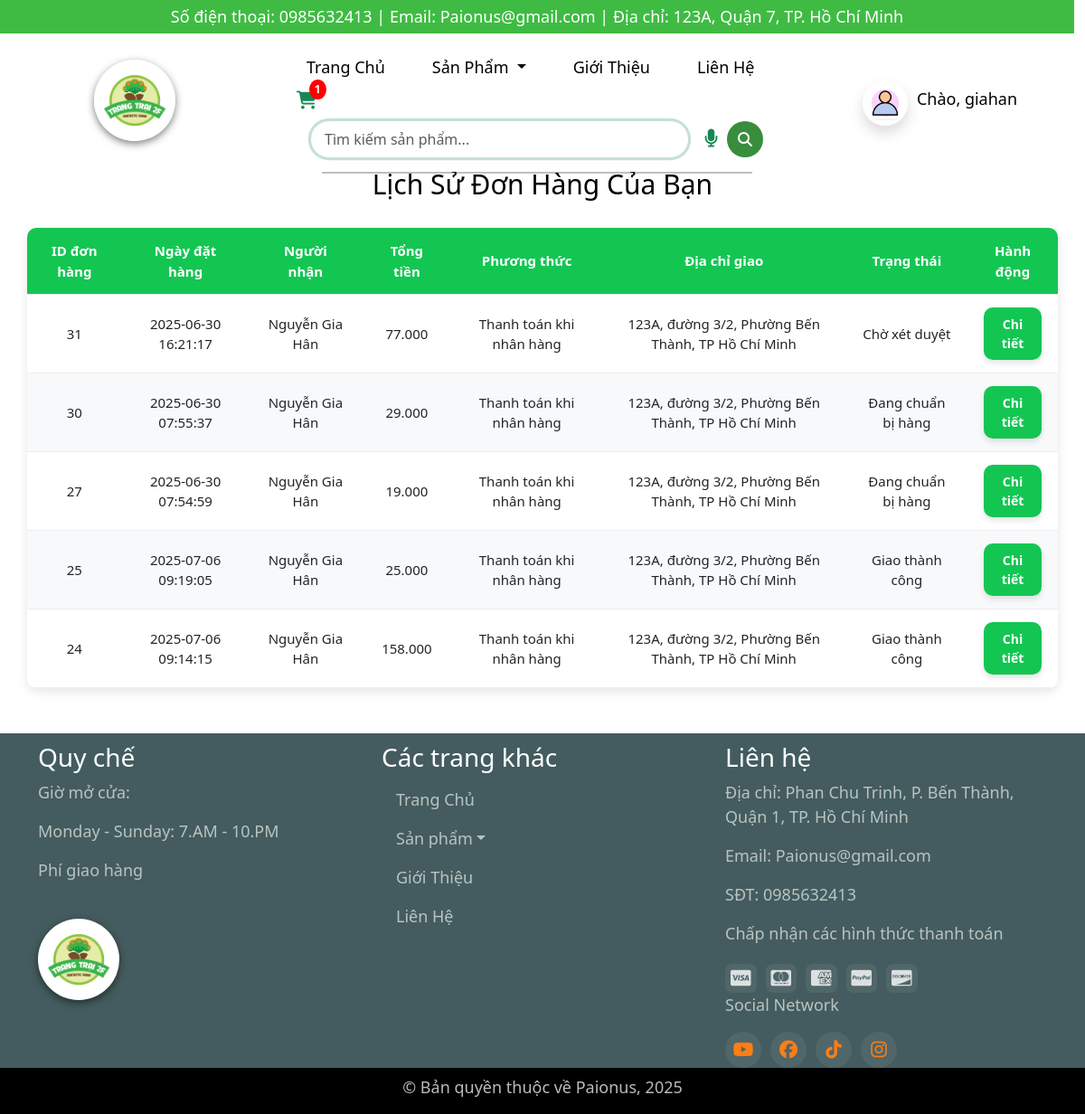
Screenshot of /index.php?act=lichsu-order (signed in) with the database file from the repository.
### tables this page shows
CREATE TABLE `don_hang` (
  `DH_MADH` int(11) NOT NULL,
  `NV_ID` int(11) DEFAULT NULL,
  `GH_ID` int(11) NOT NULL,
  `KH_ID` int(11) NOT NULL,
  `PTTT_ID` int(11) NOT NULL,
  `DH_TENNGUOINHAN` varchar(50) NOT NULL,
  `DH_SDT` varchar(15) NOT NULL,
  `DH_DIACHINHAN` varchar(100) NOT NULL,
  `DH_TONGTIEN` decimal(10,3) NOT NULL,
  `DH_NGAYDAT` timestamp NOT NULL DEFAULT current_timestamp() ON UPDATE current_timestamp(),
  `DH_TRANGTHAI` varchar(30) DEFAULT NULL,
  `DH_DIEMDADUNG` float DEFAULT 0,
  `DH_DIEMCONG` float DEFAULT 0,
  `DH_PHIGIAO` decimal(10,0) DEFAULT 0,
  `DH_TICHDIEM` int(11) DEFAULT 0,
  `P_ID` int(11) DEFAULT NULL
);

CREATE TABLE `phuongthuc_thanhtoan` (
  `PTTT_ID` int(11) NOT NULL,
  `PTTT_TENPT` varchar(30) NOT NULL
);

### model/user.php (called while the page is built, shortened)
<?php
function get_customer_order_history($idcustomer) {
    $conn = ketnoidb();
    $sql = "SELECT d.*, pt.PTTT_TENPT, tt.TT_TENTT
            FROM don_hang d
            INNER JOIN phuongthuc_thanhtoan pt ON d.PTTT_ID = pt.PTTT_ID
            INNER JOIN (
                SELECT ls1.*
                FROM lich_su_don_hang ls1
                INNER JOIN (
                    SELECT DH_MADH, MAX(LSDH_THOIDIEM) AS max_time
                    FROM lich_su_don_hang
                    GROUP BY DH_MADH
                ) ls2 ON ls1.DH_MADH = ls2.DH_MADH AND ls1.LSDH_THOIDIEM = ls2.max_time
            ) ls ON d.DH_MADH = ls.DH_MADH
            INNER JOIN trang_thai tt ON tt.TT_MATT = ls.TT_MATT
            WHERE d.KH_ID = :idcustomer
            ORDER BY d.DH_MADH DESC";
    $stmt = $conn->prepare($sql);
    $stmt->bindParam(':idcustomer', $idcustomer, PDO::PARAM_INT);
    $stmt->execute();
    $stmt->setFetchMode(PDO::FETCH_ASSOC);
    return $stmt->fetchAll();
}
?>

### view/lichsu_order.php (the view, shortened to what this page needs)
<!DOCTYPE html>
<html lang="en">
<head>
</head>
<body>
    <main>
        <div class="container mt-3">
            <div class="row">
        <?php
    echo "<h2 class='page-title'>Lịch Sử Đơn Hàng Của Bạn</h2>";
        if (isset($lichsu) && count($lichsu) > 0) {
            echo '<table class="cart-table">
                <thead>
                    <tr>
                        <th>ID đơn hàng</th>
                        <th>Ngày đặt hàng</th>
                        <th>Người nhận</th>
                        <th>Tổng tiền</th>
                        <th>Phương thức</th>
                        <th>Địa chỉ giao</th>
                        <th>Trạng thái</th>
                        <th>Hành động</th>
                    </tr>
                </thead>
                <tbody>';
            foreach ($lichsu as $item) {
                echo '<tr>
                        <td>' . htmlspecialchars($item['DH_MADH']) . '</td>
                        <td>' . htmlspecialchars($item['DH_NGAYDAT']) . '</td>
                        <td>' . htmlspecialchars($item['DH_TENNGUOINHAN']) . '</td>
                        <td>' . htmlspecialchars($item['DH_TONGTIEN']). '</td>
                        <td>' . htmlspecialchars($item['PTTT_TENPT']) . '</td>
                        <td>' . htmlspecialchars($item['DH_DIACHINHAN']) . '</td>
                        <td>' . htmlspecialchars($item['TT_TENTT']) . '</td>
                        <td><a class="btn-edit" href="index.php?act=detail-dh&id='.$item['DH_MADH'].'">Chi tiết</a></td>
                    </tr>';
            }
            echo '</tbody>
            </table>';
        } else {
            echo "<p class='empty-cart mb-5'>Bạn chưa có đơn hàng! <a href='index.php'>Bạn có muốn đặt hàng không?</a></p>";
        }
?>
</div>
        </div>
</main>
</body>
</html>

### view/header.php (style rules this page uses)
* { margin: 0; padding: 0; box-sizing: border-box; }
html, body { height: 100%; margin: 0; min-height: 100vh; overflow-y: auto; overflow-x: hidden; }

### view/lichsu_order.php (style rules this page uses)
main { flex: 1; margin-top: 170px; }
.page-title { font-size: 30px; text-align: center; margin: 40px 0 30px; color: #000; }
.cart-table { width: 90%; margin: 0 auto 50px; border-collapse: collapse; background-color: #fff; border-radius: 10px; overflow: hidden; box-shadow: 0 4px 12px rgba(0, 0, 0, 0.1); }
.cart-table thead { background:rgb(19, 198, 82); color: white; font-size: 16px; }
.cart-table th, .cart-table td { padding: 14px 18px; text-align: center; font-size: 15px; border-bottom: 1px solid #eee; }
.cart-table tbody tr:nth-child(even) { background-color: #f8f9fa; }
.btn-edit { display: inline-block; padding: 8px; background: rgb(19, 198, 82); color: #fff; font-size: 14px; border: none; border-radius: 10px; text-decoration: none; font-weight: 600; transition: all 0.3s ease; box-shadow: 0 4px 6px rgba(0, 0, 0, 0.1); }

### rows the page displays
don_hang: DH_MADH "31", DH_NGAYDAT "2025-06-30 16:21:17", DH_TENNGUOINHAN "Nguyễn Gia Hân", DH_TONGTIEN "77.000", PTTT_ID.PTTT_TENPT "Thanh toán khi nhân hàng", DH_DIACHINHAN "123A, đường 3/2, Phường Bến Thành, TP Hồ Chí Minh", TT_TENTT "Chờ xét duyệt"
don_hang: DH_MADH "30", DH_NGAYDAT "2025-06-30 07:55:37", DH_TENNGUOINHAN "Nguyễn Gia Hân", DH_TONGTIEN "29.000", PTTT_ID.PTTT_TENPT "Thanh toán khi nhân hàng", DH_DIACHINHAN "123A, đường 3/2, Phường Bến Thành, TP Hồ Chí Minh", TT_TENTT "Đang chuẩn bị hàng"
don_hang: DH_MADH "27", DH_NGAYDAT "2025-06-30 07:54:59", DH_TENNGUOINHAN "Nguyễn Gia Hân", DH_TONGTIEN "19.000", PTTT_ID.PTTT_TENPT "Thanh toán khi nhân hàng", DH_DIACHINHAN "123A, đường 3/2, Phường Bến Thành, TP Hồ Chí Minh", TT_TENTT "Đang chuẩn bị hàng"
don_hang: DH_MADH "25", DH_NGAYDAT "2025-07-06 09:19:05", DH_TENNGUOINHAN "Nguyễn Gia Hân", DH_TONGTIEN "25.000", PTTT_ID.PTTT_TENPT "Thanh toán khi nhân hàng", DH_DIACHINHAN "123A, đường 3/2, Phường Bến Thành, TP Hồ Chí Minh", TT_TENTT "Giao thành công"
don_hang: DH_MADH "24", DH_NGAYDAT "2025-07-06 09:14:15", DH_TENNGUOINHAN "Nguyễn Gia Hân", DH_TONGTIEN "158.000", PTTT_ID.PTTT_TENPT "Thanh toán khi nhân hàng", DH_DIACHINHAN "123A, đường 3/2, Phường Bến Thành, TP Hồ Chí Minh", TT_TENTT "Giao thành công"

### other values shown
$_SESSION['slsp'] "1"
$_SESSION['username'] "giahan"
